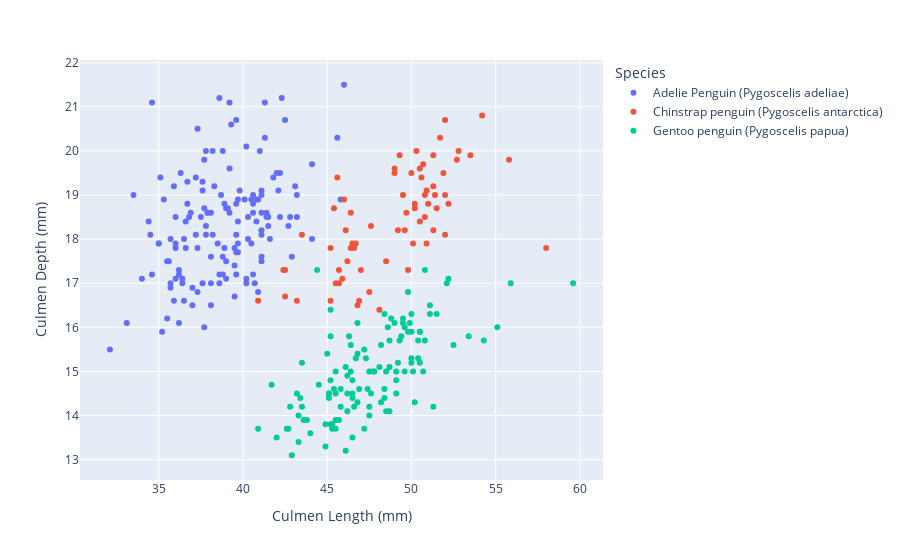

The notebook cell saved with this chart:
### Markdown cell above
### Culmen length and Culmen Depth: differences between species

### Code cell
fig = px.scatter(penguins_clear, x='Culmen Length (mm)', y='Culmen Depth (mm)', color='Species')
fig.show()

### Figure 1 — Plotly figure (JSON) as saved in the notebook; plotly's stock layout.template omitted (floating-point values rounded to 4 significant figures; data arrays with more than 128 entries replaced by an {"elided": "..."} marker saying what was removed)
{"data": [{"hovertemplate": "Species=Adelie Penguin (Pygoscelis adeliae)<br>Culmen Length (mm)=%{x}<br>Culmen Depth (mm)=%{y}<extra></extra>", "legendgroup": "Adelie Penguin (Pygoscelis adeliae)", "marker": {"color": "#636efa", "symbol": "circle"}, "mode": "markers", "name": "Adelie Penguin (Pygoscelis adeliae)", "orientation": "v", "showlegend": true, "type": "scatter", "x": {"elided": "146 float values"}, "xaxis": "x", "y": {"elided": "146 float values"}, "yaxis": "y"}, {"hovertemplate": "Species=Chinstrap penguin (Pygoscelis antarctica)<br>Culmen Length (mm)=%{x}<br>Culmen Depth (mm)=%{y}<extra></extra>", "legendgroup": "Chinstrap penguin (Pygoscelis antarctica)", "marker": {"color": "#EF553B", "symbol": "circle"}, "mode": "markers", "name": "Chinstrap penguin (Pygoscelis antarctica)", "orientation": "v", "showlegend": true, "type": "scatter", "x": [46.5, 50, 51.3, 45.4, 52.7, 45.2, 46.1, 51.3, 46, 51.3, 46.6, 51.7, 47, 52, 45.9, 50.5, 50.3, 58, 46.4, 49.2, 42.4, 48.5, 43.2, 50.6, 46.7, 52, 50.5, 49.5, 46.4, 52.8, 40.9, 54.2, 42.5, 51, 49.7, 47.5, 47.6, 52, 46.9, 53.5, 49, 46.2, 50.9, 45.5, 50.9, 50.8, 50.1, 49, 51.5, 49.8, 48.1, 51.4, 45.7, 50.7, 42.5, 52.2, 45.2, 49.3, 50.2, 45.6, 51.9, 46.8, 45.7, 55.8, 43.5, 49.6, 50.8, 50.2], "xaxis": "x", "y": [17.9, 19.5, 19.2, 18.7, 19.8, 17.8, 18.2, 18.2, 18.9, 19.9, 17.8, 20.3, 17.3, 18.1, 17.1, 19.6, 20, 17.8, 18.6, 18.2, 17.3, 17.5, 16.6, 19.4, 17.9, 19, 18.4, 19, 17.8, 20, 16.6, 20.8, 16.7, 18.8, 18.6, 16.8, 18.3, 20.7, 16.6, 19.9, 19.5, 17.5, 19.1, 17, 17.9, 18.5, 17.9, 19.6, 18.7, 17.3, 16.4, 19, 17.3, 19.7, 17.3, 18.8, 16.6, 19.9, 18.8, 19.4, 19.5, 16.5, 17, 19.8, 18.1, 18.2, 19, 18.7], "yaxis": "y"}, {"hovertemplate": "Species=Gentoo penguin (Pygoscelis papua)<br>Culmen Length (mm)=%{x}<br>Culmen Depth (mm)=%{y}<extra></extra>", "legendgroup": "Gentoo penguin (Pygoscelis papua)", "marker": {"color": "#00cc96", "symbol": "circle"}, "mode": "markers", "name": "Gentoo penguin (Pygoscelis papua)", "orientation": "v", "showlegend": true, "type": "scatter", "x": [46.1, 50, 48.7, 50, 47.6, 46.5, 45.4, 46.7, 43.3, 46.8, 40.9, 49, 45.5, 48.4, 45.8, 49.3, 42, 49.2, 46.2, 48.7, 50.2, 45.1, 46.5, 46.3, 42.9, 46.1, 47.8, 48.2, 50, 47.3, 42.8, 45.1, 59.6, 49.1, 48.4, 42.6, 44.4, 44, 48.7, 42.7, 49.6, 45.3, 49.6, 50.5, 43.6, 45.5, 50.5, 44.9, 45.2, 46.6, 48.5, 45.1, 50.1, 46.5, 45, 43.8, 45.5, 43.2, 50.4, 45.3, 46.2, 45.7, 54.3, 45.8, 49.8, 49.5, 43.5, 50.7, 47.7, 46.4, 48.2, 46.5, 46.4, 48.6, 47.5, 51.1, 45.2, 45.2, 49.1, 52.5, 47.4, 50, 44.9, 50.8, 43.4, 51.3, 47.5, 52.1, 47.5, 52.2, 45.5, 49.5, 44.5, 50.8, 49.4, 46.9, 48.4, 51.1, 48.5, 55.9, 47.2, 49.1, 46.8, 41.7, 53.4, 43.3, 48.1, 50.5, 49.8, 43.5, 51.5, 46.2, 55.1, 48.8, 47.2, 46.8, 50.4, 45.2, 49.9], "xaxis": "x", "y": [13.2, 16.3, 14.1, 15.2, 14.5, 13.5, 14.6, 15.3, 13.4, 15.4, 13.7, 16.1, 13.7, 14.6, 14.6, 15.7, 13.5, 15.2, 14.5, 15.1, 14.3, 14.5, 14.5, 15.8, 13.1, 15.1, 15, 14.3, 15.3, 15.3, 14.2, 14.5, 17, 14.8, 16.3, 13.7, 17.3, 13.6, 15.7, 13.7, 16, 13.7, 15, 15.9, 13.9, 13.9, 15.9, 13.3, 15.8, 14.2, 14.1, 14.4, 15, 14.4, 15.4, 13.9, 15, 14.5, 15.3, 13.8, 14.9, 13.9, 15.7, 14.2, 16.8, 16.2, 14.2, 15, 15, 15.6, 15.6, 14.8, 15, 16, 14.2, 16.3, 13.8, 16.4, 14.5, 15.6, 14.6, 15.9, 13.8, 17.3, 14.4, 14.2, 14, 17, 15, 17.1, 14.5, 16.1, 14.7, 15.7, 15.8, 14.6, 14.4, 16.5, 15, 17, 15.5, 15, 16.1, 14.7, 15.8, 14, 15.1, 15.2, 15.9, 15.2, 16.3, 14.1, 16, 16.2, 13.7, 14.3, 15.7, 14.8, 16.1], "yaxis": "y"}], "layout": {"legend": {"title": {"text": "Species"}, "tracegroupgap": 0}, "margin": {"t": 60}, "xaxis": {"anchor": "y", "domain": [0, 1], "title": {"text": "Culmen Length (mm)"}}, "yaxis": {"anchor": "x", "domain": [0, 1], "title": {"text": "Culmen Depth (mm)"}}}}
